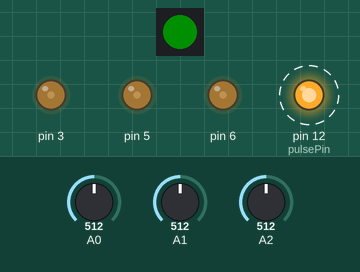
Recording of a sketch running on a simulated Arduino Uno, built with avr-gcc and run on an emulated ATmega328P. On the bench: 1 RGB LEDs in strip order, left to right, output pins drawn as LEDs (lit = HIGH). Dashed ring = blinking. The test bench sets the inputs (shaded band); at power-on: A1 = 512, A0 = 512, A2 = 512. Dim RGB values are drawn brighter than linear; what the sketch prints to the serial monitor is not drawn.

Above: at 1.8 s.
1.9 s: A1 set to 716
At 3.0 s:
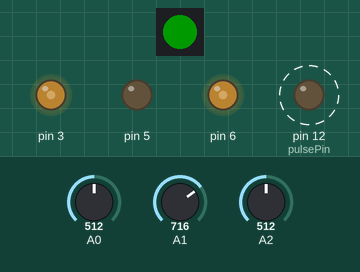
4.9 s: A0 set to 672
At 5.9 s:
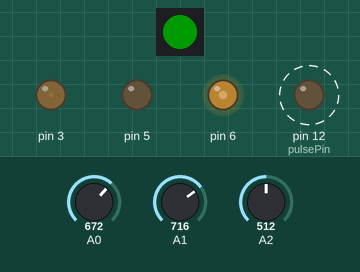
7.9 s: A0 set to 689
At 9.0 s:
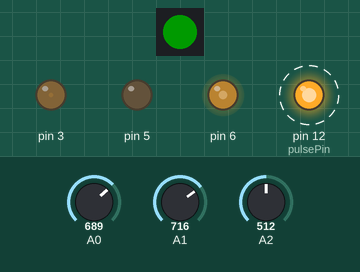
10.0 s: A2 set to 610
At 12.1 s:
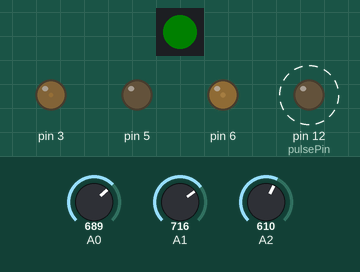
13.0 s: A2 set to 716
At 15.1 s:
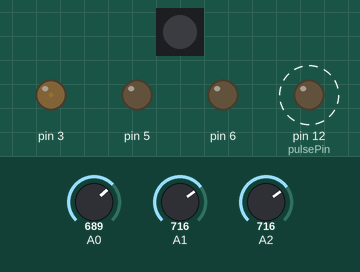
16.0 s: A2 set to 740
At 18.3 s:
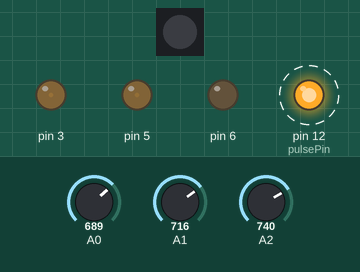
Timing chart, 0 to 20.0 s (numbered marks = the images above; inputs shaded):
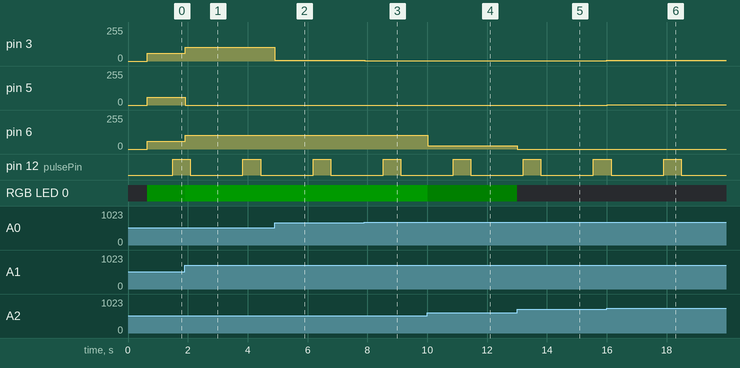

Measured:
- after the input at 1.9 s, pin 3, pin 6: 60/255 → 103/255 at once; pin 5: 60/255 → 0/255 at once; RGB LED 0: RGB(0, 15, 0) → RGB(0, 26, 0) at once
- after the input at 4.9 s, pin 3: 103/255 → 5/255 at once
- after the input at 7.9 s, pin 3: 5/255 → 3/255 at once
- after the input at 10.0 s, pin 6: 103/255 → 23/255 at once
- after the input at 13.0 s, pin 6: 23/255 → 0/255 at once
- after the input at 16.0 s, pin 3: 3/255 → 5/255 at once; pin 5: 0/255 → 2/255 at once

The sketch:

MultiIRSensorMIDI.ino
```cpp
// this version uses MIDI so it requires the hardware serial, so no debugging on arduino pro

#include "FastSPI_LED2.h"
#include "cie1931.h"   // https://jared.geek.nz/2013/feb/linear-led-pwm

#define CONTROL_PIN 11

#define NUM_LEDS 1

struct CRGB leds[NUM_LEDS];

struct Input {
  int inputPin;    // voltage-divider circuit attached to analog pin X
  int pwmPin;      // pin to output PWM on
  int raw;         // analog value read

  int note;        // MIDI note value in hex eg middle C == 0x48
  int velocity;    // track whether note is off
};

Input inputA { A0, 3, 0, 0x39, 0 }; // A
Input inputB { A1, 5, 0, 0x3B, 0 }; // B
Input inputC { A2, 6, 0, 0x3C, 0 }; // middle C is 0x48

#define NUM_INPUTS 3
Input *inputs[NUM_INPUTS] = { &inputA, &inputB, &inputC };

// TODO use define for pins

//int analogPin = 0;     // voltage-divider circuit attached to analog pin 0
//int pwmPin = 3;
int pulsePin = 12;
//int raw = 0;           // variable to store the raw input value
unsigned long time = 0;
int ledValue = 0;
int avg = 0;
int corrected = 0;

int rawMin = 400;
int rawMax = 600;

int pulseValue = 0;
unsigned long pulseTime = 0;
int pulseDir = 1;

//int note = 0x3C; // note/pitch 0x50 chosen randomly
unsigned long midiTime = 0;
//int midiValue = 0;

void setup() {
  Serial.begin(31250);             // Setup serial
  allOff(); // turn off all notes -- does not fix sustain or other settings randomly set by programming

  for (int i=0; i < NUM_INPUTS; i++) {
    pinMode(inputs[i]->inputPin, INPUT);
    pinMode(inputs[i]->pwmPin, OUTPUT);
  }

  // set up pulse/strobe
  pinMode(pulsePin, OUTPUT);
  analogWrite(pulsePin, pulseValue);

  LEDS.setBrightness(64);

  LEDS.addLeds<WS2811, CONTROL_PIN, GRB>(leds, NUM_LEDS);

  LEDS.clear();

  // load with nice blue
  LEDS.showColor(CRGB(0, 8, 16));

}

void loop() {
  if (millis() > pulseTime + 20) {
    pulseTime = millis();
    pulseValue = pulseValue + 5 * pulseDir;

    if (pulseValue > 255) {
      pulseValue = 255;
      pulseDir = -1;
    } else if (pulseValue < 0) {
      pulseValue = 0;
      pulseDir = 1;
      //pulseDir = -1 * pulseDir;
    }

    analogWrite(pulsePin, cie[pulseValue]);
  }

  // read all analog inputs at once
  for (int i=0; i < NUM_INPUTS; i++) {
    inputs[i]->raw = 1024 - analogRead(inputs[i]->inputPin);
    if (inputs[i]->raw < rawMin) rawMin = inputs[i]->raw;
    if (inputs[i]->raw > rawMax) rawMax = inputs[i]->raw;   // never decrease? maybe over time?
  }

  // process inputs
  for (int i=0; i < NUM_INPUTS; i++) {
    ledValue = map(inputs[i]->raw, rawMin, rawMax, 0, 255);
    //avg = int(float(avg) * 0.99 + float(ledValue) * 0.01);
    corrected = cie[constrain(ledValue, 0, 255)]; // values are constrained to ensure it is in map, plus will not turn off outside range

    analogWrite(inputs[i]->pwmPin, corrected);

    LEDS.showColor(CRGB(0, corrected, 0));

    // max midi command rate is approx 1000/s
    if (millis() > midiTime + 10) {
      midiTime = millis();

      if (ledValue >= 30) {
        int velocity = map(ledValue, 0, 255, 0, 127);

        // if this is first note, send note on
        if (inputs[i]->velocity == 0 && velocity > 0) {
          midiSend(0x90, inputs[i]->note, velocity);
          // else send aftertouch -- TODO does the controller/instrument support polyphonic (0xA0) or just channel (0xD0)?
        } else if (velocity != inputs[i]->velocity) {
          midiSend(0xA0, inputs[i]->note, velocity);
        }
        inputs[i]->velocity = velocity;
      } else if (ledValue < 30) {
        // don't bother sending messages when already 0 - TODO should we use note off cmd instead?
        if (inputs[i]->velocity > 0) {
          inputs[i]->velocity = 0;
          midiSend(0x90, inputs[i]->note, 0x00);
        }
      }
    }

    /*
    if (millis() > time + 100) {
      time = millis();
      Serial.print("Value: ");
      Serial.print(raw);
      Serial.print(" - min: ");
      Serial.print(rawMin);
      Serial.print(" - max: ");
      Serial.print(rawMax);
      Serial.print(" - LED: ");
      Serial.print(ledValue);
      Serial.print(" - corrected: ");
      Serial.print(corrected);
      Serial.println("");
    }
    */

  }
}

void allOff() {
  for (int note = 0x00; note < 0x80; note ++) {
    midiSend(0x80, note, 0x00);
    delay(5);
  }
}

// send a MIDI command. Doesn't check to see that cmd is greater than 127, or that
// data values are less than 127:
void midiSend(int cmd, int note, int velocity) {
  /*
  Serial.print("cmd: ");
  Serial.print(cmd);
  Serial.print(" - pitch: ");
  Serial.print(pitch);
  Serial.print(" - velocity: ");
  Serial.print(velocity);
  Serial.println("");
  */
  Serial.write(cmd);
  Serial.write(note);
  Serial.write(velocity);
}

// running status - using existing command, send only updates
void runningStatus(int note, int velocity) {
  Serial.write(note);
  Serial.write(velocity);
}
```

Source omitted: cie1931.h (data table, 1191 bytes)
